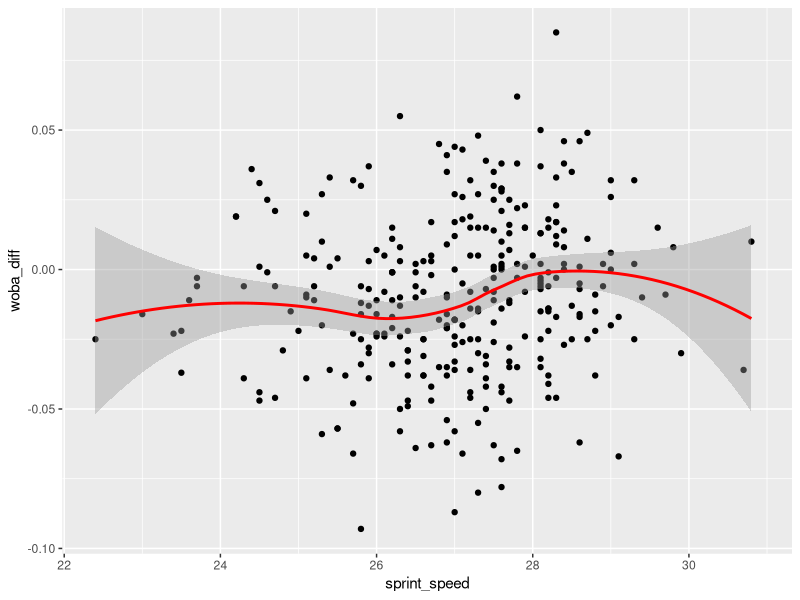
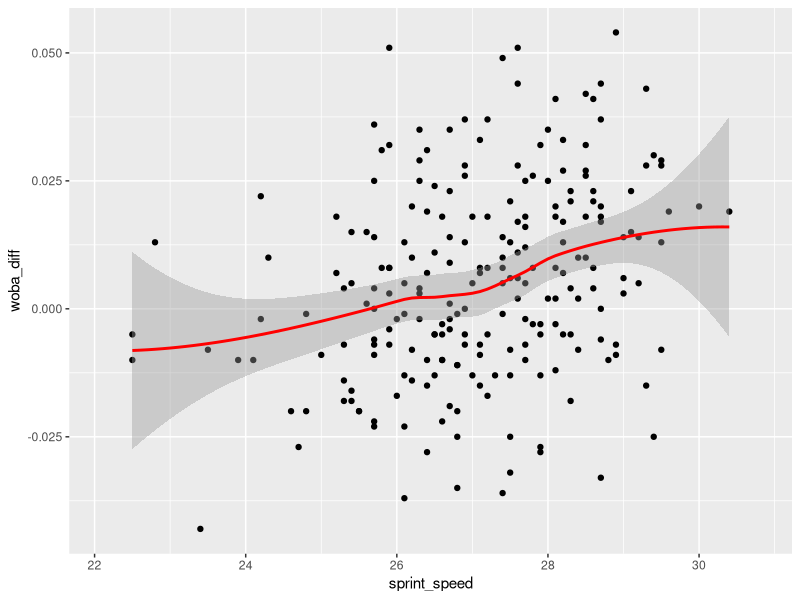

The R source for these figures, in order:
## ---- chunk 1
knitr::opts_chunk$set(echo = FALSE)
library(tidyverse)
## ---- chunk 2
speedData <- read.csv("sprint_speed2021.csv")
hittingData <- read.csv("expected_stats2021.csv")
rawData <- full_join(hittingData, speedData, by = "player_id")
rawData2021 <- rawData %>%
  rename(woba_diff = est_woba_minus_woba_diff, 
         ba_diff = est_ba_minus_ba_diff, 
         slg_diff = est_slg_minus_slg_diff) %>%
  select(player_id, woba_diff, ba_diff, slg_diff, sprint_speed)
rawData2021

speedData <- read.csv("sprint_speed2019.csv")
hittingData <- read.csv("expected_stats2019.csv")
rawData <- full_join(hittingData, speedData, by = "player_id")
rawData2019 <- rawData %>%
  rename(woba_diff = est_woba_minus_woba_diff, 
         ba_diff = est_ba_minus_ba_diff, 
         slg_diff = est_slg_minus_slg_diff) %>%
  select(player_id, woba_diff, ba_diff, slg_diff, sprint_speed)
rawData2019
## ---- chunk 3
ggplot(data = rawData2021, 
       mapping = aes(x = sprint_speed, y = woba_diff)) +
  geom_point() +
  geom_smooth(color = "red")
## ---- chunk 4
ggplot(data = rawData2019, 
       mapping = aes(x = sprint_speed, y = woba_diff)) +
  geom_point() +
  geom_smooth(color = "red")
